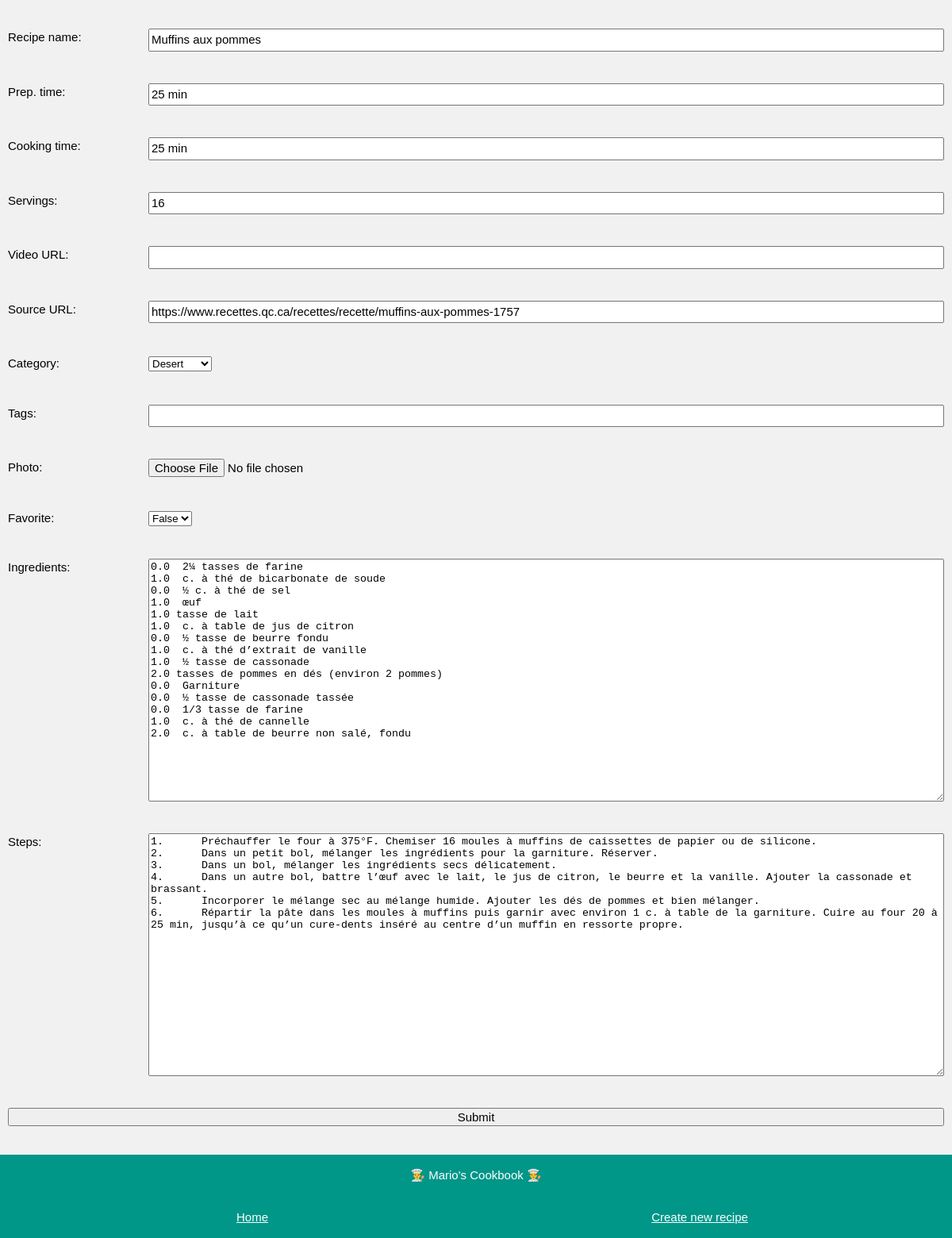
The page /edit/Muffins aux pommes on the database its author committed.
### app_config.py (models this page shows, shortened)
class Recipe(db.Model):
    name = db.Column(db.String, nullable=False, unique=True, primary_key=True)
    prepTime = db.Column(db.String, nullable=False)
    cookingTime = db.Column(db.String, nullable=False)
    servings = db.Column(db.Integer, nullable=False)
    videoURL = db.Column(db.String, nullable=False)
    sourceURL = db.Column(db.String, nullable=False)
    steps = db.Column(db.Text, nullable=False)
    photo = db.Column(db.String, nullable=False)
    favorite = db.Column(db.Boolean, default=False)
    category = db.Column(db.String, nullable=False)
    tags = db.Column(db.String, nullable=False)
    ingredients = db.relationship('Ingredient', backref='recipe', lazy=True)

class Ingredient(db.Model):
    id = db.Column(db.Integer, primary_key=True)
    name = db.Column(db.String, nullable=False)
    amount = db.Column(db.Float, default=0)
    unit = db.Column(db.String, default='')
    recipe_name = db.Column(db.String, db.ForeignKey('recipe.name'), nullable=False)

### app_edit.py (the view, shortened to what this page needs)
@app.route('/edit/<name>', methods=['POST', 'GET'])
def edit(name):
    if request.method == 'GET':
        recipe = Recipe.query.get(name)
        amounts = []
        for ingredient in recipe.ingredients:
            amount = ingredient.amount
            amounts.append(amount)
        n_amounts = range(len(amounts))
        return render_template('edit.html', recipe=recipe, amounts=amounts,
                               n_amounts=n_amounts, new=False, categories = known_categories)

### templates/edit.html (shortened to what this page needs)
<!DOCTYPE html>
<html>
<head>
    <link rel="stylesheet" href="../static/css/edit.css">
    <link rel='stylesheet' href='../static/css/fonts.css'>
</head>
<body class="background-color">
    <div class="page-container">
        {% if new == False %}
        <form action="/edit/{{recipe.name}}" method="POST" enctype="multipart/form-data">
        {% else %}
        <form action="/new/" method="POST" enctype="multipart/form-data">
        {% endif %}
            <div class="form-item">
                <label for="name">Recipe name: </label>
                {% if new == False %}
                <input type="text" id="name" name="name" value="{{recipe.name}}">
                {% else %}
                <input type="text" id="name" name="name">
                {% endif %}
            </div>
            <div class="form-item">
                <label for="prepTime">Prep. time: </label>
                {% if new == False %}
                <input type="text" id="prepTime" name="prepTime" value="{{recipe.prepTime}}">
                {% else %}
                <input type="text" id="prepTime" name="prepTime">
                {% endif %}
            </div>
            <div class="form-item">
                <label for="cookingTime">Cooking time: </label>
                {% if new == False %}
                <input type="text" id="cookingTime" name="cookingTime" value="{{recipe.cookingTime}}">
                {% else %}
                <input type="text" id="cookingTime" name="cookingTime">
                {% endif %}
            </div>
            <div class="form-item">
                <label for="servings">Servings: </label>
                {% if new == False %}
                <input type="number" step="1" id="servings" name="servings" value="{{recipe.servings}}">
                {% else %}
                <input type="number" step="1" id="servings" name="servings">
                {% endif %}
            </div>
            <div class="form-item">
                <label for="videoURL">Video URL: </label>
                {% if new == False %}
                <input type="text" id="videoURL" name="videoURL" value="{{recipe.videoURL}}">
                {% else %}
                <input type="text" id="videoURL" name="videoURL">
                {% endif %}
            </div>
            <div class="form-item">
                <label for="sourceURL">Source URL: </label>
                {% if new == False %}
                <input type="text" id="sourceURL" name="sourceURL" value="{{recipe.sourceURL}}">
                {% else %}
                <input type="text" id="sourceURL" name="sourceURL">
                {% endif %}
            </div>
            <div class="form-item">
                <label for="category">Category: </label>
                <div class="custom-select" style="width:200px;">
                    {% if new == False %}
                    <select id="category" name="category">
                        {% for c in categories%}
                            <option value="{{c}}" {%if recipe.category == c %} selected {% endif %}> {{c}} </option>
                        {% endfor %}
                    </select>
                    {% else %}
                    <select id="category" name="category">
                        {% for c in categories%}
                            <option value="{{c}}" > {{c}} </option>
                        {% endfor %}
                    </select>
                    {% endif %}
                </div>
            </div>
            <div class="form-item">
                <label for="tags">Tags: </label>
                {% if new == False %}
                <input type="text" id="tags" name="tags" value="{{recipe.tags}}">
                {% else %}
                <input type="text" id="tags" name="tags">
                {% endif %}
            </div>
            <div class="form-item">
                <label for="photo">Photo: </label>
                <input type="file" id="file" name="file">
            </div>
            <div class="form-item">
                <label for="favorite">Favorite: </label>
                <div class="custom-select" style="width:200px;">
                    <select id="favorite" name="favorite">
                        {% if new == False %}
                        {% if recipe.favorite == False %}
                        <option value="0" selected>False</option>
                        {% else %}
                        <option value="0">False</option>
                        <option value="1" selected>True</option>
                        {% endif %}
                        {% else %}
                        <option value="0">False</option>
                        <option value="1">True</option>
                        {% endif %}
                    </select>
                </div>
            </div>
            <div class="form-item">
                <label for="ingredients">Ingredients: </label>
                {% if new == False %}
                <textarea id="ingredients" name="ingredients" rows="20" cols="50">
{% for i in n_amounts %}{{ amounts[i] }} {{ recipe.ingredients[i].unit }} {{ recipe.ingredients[i].name }}
{% endfor %}</textarea>
                {% else %}
                <textarea id="ingredients" name="ingredients" rows="20" cols="50"></textarea>
                {% endif %}
            </div>
            <div class="form-item">
                <label for="steps">Steps: </label>
                {% if new == False %}
                <textarea id="steps" name="steps" rows="20" cols="50">{{recipe.steps}}</textarea>
                {% else %}
                <textarea id="steps" name="steps" rows="20" cols="50"></textarea>
                {% endif %}
            </div>
            <div class="form-item-submit">
                <input type="submit" value="Submit">
            </div>
        </form>
    </div>
    <footer class="footer">
        <p class='footer-item'>👨‍🍳 Mario's Cookbook 👨‍🍳</p>
        <div class='footer-grid'>
            <div class='footer-item'><a href="/"> Home</a></div>
            <div class='footer-item'><a href="/new"> Create new recipe</a></div>
        </div>
    </footer>
</body>
</html>

### static/css/edit.css (style rules this page uses)
body { --themeColor: #009688; --grey:#757575; }
.background-color { color:#000!important;background-color:#f1f1f1!important }
.page-container { margin-left:auto;margin-right:auto;margin-top:16px!important;max-width:1400px; }
.form-item { display: grid; grid-template-columns: 15% 85%; padding:20px 10px }
.form-item-submit { display: grid; grid-template-columns: 100%; padding:20px 10px }
input { font:inherit;margin:0 }
.footer { padding:0.01em 16px; color:#fff!important;background-color:var(--themeColor)!important; text-align:center; display:inline-block;width:100%; margin-top:16px!important }
.footer-grid { display: grid; grid-template-columns: 50% 50%; padding:1em 20px; }
.footer-item { color:#fff }
p { color:#3d3d3d; }
html,body,h1,h2,h3,h4,h5,h6 { font-family: "Roboto", sans-serif }
a { color: inherit; background-color:transparent }
html { box-sizing:border-box }
*,*:before,*:after { box-sizing:inherit }
html { -ms-text-size-adjust:100%;-webkit-text-size-adjust:100% }
body { margin:0 }
html,body { font-family:Verdana,sans-serif;font-size:15px;line-height:1.5 }
html { overflow-x:hidden }

### rows shown on the page
Recipe: name "Muffins aux pommes", prepTime "25 min", cookingTime "25 min", servings "16", sourceURL "https://www.recettes.qc.ca/recettes/recette/muffins-aux-pommes-1757", category "Desert", favorite "False", steps "1. Préchauffer le four à 375°F. Chemiser 16 moules à muffins de caissettes de papier ou de silicone. 2. Dans un petit bol, mélanger les ingrédients pour la garniture. Réserver. 3. Dans un bol, mélanger les ingrédients secs délicatement. 4. Dans un autre bol, battre l’œuf avec le lait, le jus de citron, le beurre et la vanille. Ajouter la cassonade et brassant. 5. Incorporer le mélange sec au mélange humide. Ajouter les dés de pommes et bien mélanger. 6. Répartir la pâte dans les moules à muffins puis garnir avec environ 1 c. à table de la garniture. Cuire au four 20 à 25 min, jusqu’à ce qu’un cure-dents inséré au centre d’un muffin en ressorte propre."
Ingredient: ingredients "0.0 2¼ tasses de farine 1.0 c. à thé de bicarbonate de soude 0.0 ½ c. à thé de sel 1.0 œuf 1.0 tasse de lait 1.0 c. à table de jus de citron 0.0 ½ tasse de beurre fondu 1.0 c. à thé d’extrait de vanille 1.0 ½ tasse de cassonade 2.0 tasses de pommes en dés (environ 2 pommes) 0.0 Garniture 0.0 ½ tasse de cassonade tassée 0.0 1/3 tasse de farine 1.0 c. à thé de cannelle 2.0 c. à table de beurre non salé, fondu"
